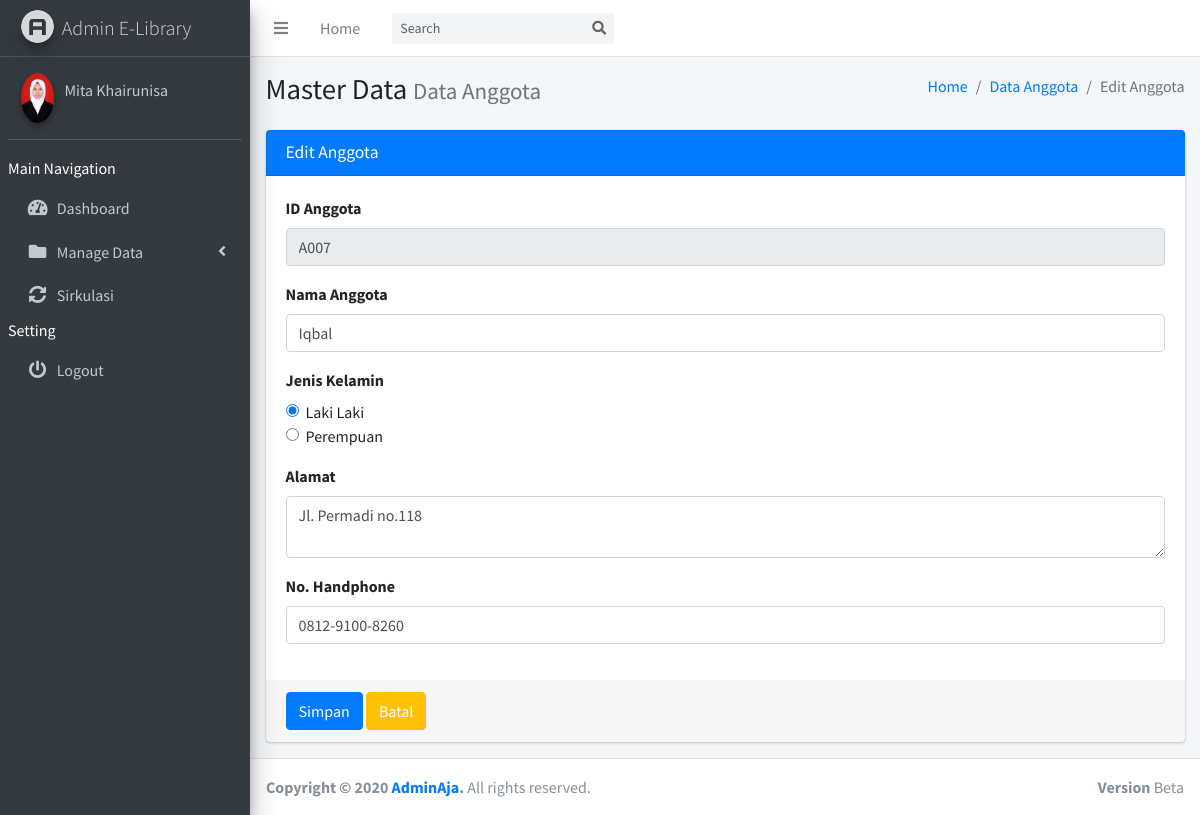
/public/anggota/edit/A007 (signed in), run on the app's committed database.
### tables this page shows
CREATE TABLE `user` (
  `id_user` int(11) NOT NULL,
  `username` varchar(20) NOT NULL,
  `email` varchar(255) NOT NULL,
  `password` varchar(255) NOT NULL,
  `level` enum('superadmin','admin') NOT NULL,
  `foto` varchar(255) DEFAULT 'avatar.png'
);

CREATE TABLE `anggota` (
  `id_anggota` varchar(10) NOT NULL,
  `nama` varchar(20) NOT NULL,
  `jk` enum('LK','PR') NOT NULL,
  `alamat` varchar(50) NOT NULL,
  `no_hp` varchar(15) NOT NULL
);

### app/core/BaseController.php (called while the page is built, shortened)
<?php
class BaseController {
    public function view($view, $data = [])
    {
        require_once "../app/views/layouts/header.php";
        require_once "../app/views/{$view}.php";
        require_once "../app/views/layouts/footer.php";
    }
    public function model($model)
    {
        return new $model;
    }
}

### app/controllers/AnggotaController.php (called while the page is built, shortened)
<?php
class AnggotaController extends BaseController {
    public function edit($id_anggota)
    {
        $data = [
            "page" => "",
            "member" => $this->model("Anggota")->getMemberById($id_anggota),
            "auth_user" => $this->model("AuthUser")->user()
        ];
        $this->view("anggota/edit", $data);
    }
}

### app/core/App.php (called while the page is built, shortened)
<?php
class App {
    protected $method = "index";
    protected $params = [];
    public function __construct()
    {
        $url = $this->parseURL();
        if ( isset($url[0]) ) {
            unset($url[0]);
        }
        $this->controller = new $this->controller;
        if ( isset($url[1]) ) {
            if ( method_exists($this->controller, $url[1]) ) {
                $this->method = $url[1];
            }
            unset($url[1]);
        }
        if ( !empty($url) ) {
            $this->params = array_values($url);
        }
        call_user_func_array([$this->controller, $this->method], $this->params);
    }
    public function parseURL()
    {
        if ( isset($_GET["url"]) ) {
            $url = $_GET["url"];
            $url = rtrim($url, "/");
            $url = filter_var($url, FILTER_SANITIZE_URL);
            $url = explode("/", $url);
            return $url;
        }
    }
}

### app/init.php (called while the page is built, shortened)
<?php
require_once "../app/core/App.php";
require_once "../app/core/BaseController.php";
require_once "../app/core/Database.php";
$app = new App();

### public/index.php (called while the page is built)
<?php session_start();
require_once "../app/init.php";

### app/core/Database.php (called while the page is built, shortened)
<?php
class Database {
    protected $db_host = DB_HOST;
    protected $db_user = DB_USER;
    protected $db_pass = DB_PASS;
    protected $db_name = DB_NAME;
    protected $dbh;
    protected $stmt;
    public function __construct()
    {
        $dsn = "mysql:host={$this->db_host};dbname={$this->db_name}";
        $options = [
            PDO::ATTR_PERSISTENT => true,
            PDO::ATTR_ERRMODE => PDO::ERRMODE_EXCEPTION,
        ];
        try {
            $this->dbh = new PDO($dsn, $this->db_user, $this->db_pass, $options);
        } catch (PDOException $e) {
            die($e->getMessage());
        }
    }
    public function query($query)
    {
        $this->stmt = $this->dbh->prepare($query);
    }
    public function bind($param, $value, $type = null)
    {
        if ( is_null($type) ) {
            switch (true) {
                default:
                    $type = PDO::PARAM_STR;
            }
        }
        $this->stmt->bindValue($param, $value, $type);
    }
    public function execute()
    {
        $this->stmt->execute();
    }
    public function fetch()
    {
        $this->execute();
        return $this->stmt->fetch(PDO::FETCH_ASSOC);
    }
}

### app/models/AuthUser.php (called while the page is built, shortened)
<?php
class AuthUser {
    private $table = "user";
    private $db;
    public function __construct()
    {
        $this->db = new Database();
    }
    public function user()
    {
        $id_user = $_SESSION["idu"];
        $query = "SELECT username, foto FROM {$this->table} WHERE id_user=:id_user";
        $this->db->query($query);
        $this->db->bind("id_user", $id_user);
        return $this->db->fetch();
    }
}

### app/models/Anggota.php (called while the page is built, shortened)
<?php
class Anggota {
    protected $table = "anggota";
    protected $db;
    public function __construct()
    {
        $this->db = new Database();
    }
    public function getMemberById($id_anggota)
    {
        $query = "SELECT * FROM {$this->table} WHERE id_anggota=:id_anggota";
        $this->db->query($query);
        $this->db->bind("id_anggota", $id_anggota);
        return $this->db->fetch();
    }
}

### app/views/anggota/edit.php (the view)
<div class="content-wrapper">
    <section class="content-header">
        <div class="container-fluid">
            <div class="row mb-2">
                <div class="col-sm-6">
                    <h1>Master Data <small class="text-muted">Data Anggota</small></h1>
                </div>
                <div class="col-sm-6">
                    <ol class="breadcrumb float-sm-right">
                        <li class="breadcrumb-item"><a href="<?= BASEURL ?>/">Home</a></li>
                        <li class="breadcrumb-item"><a href="<?= BASEURL ?>/anggota">Data Anggota</a></li>
                        <li class="breadcrumb-item active">Edit Anggota</li>
                    </ol>
                </div>
            </div>
        </div>
    </section>
    <section class="content">
        <div class="container-fluid">
            <div class="row">
                <div class="col-md-12">
                    <div class="card card-primary">
                        <div class="card-header">
                            <h3 class="card-title">Edit Anggota</h3>
                        </div>
                        <form role="form" action="<?= BASEURL ?>/anggota/update/<?= $data["member"]["id_anggota"] ?>" method="POST">
                            <div class="card-body">
                            <div class="form-group">
                                    <label for="id_anggota">ID Anggota</label>
                                    <input type="text" name="id_anggota" id="id_anggota" class="form-control" value="<?= $data["member"]["id_anggota"] ?>" placeholder="A003" disabled>
                                </div>
                                <div class="form-group">
                                    <label for="nama">Nama Anggota</label>
                                    <input type="text" name="nama" class="form-control" id="nama" value="<?= $data["member"]["nama"] ?>" placeholder="Nama Anggota">
                                </div>
                                <div class="form-group">
                                    <label for="">Jenis Kelamin</label>
                                    <div class="form-check">
                                        <input class="form-check-input" type="radio" name="jk" value="lk" id="lk"
                                        <?= $data["member"]["jk"] == "LK" ? "checked" : "" ?>>
                                        <label class="form-check-label" for="lk">Laki Laki</label>
                                    </div>
                                    <div class="form-check">
                                        <input class="form-check-input" type="radio" name="jk" value="pr" id="pr"
                                        <?= $data["member"]["jk"] == "PR" ? "checked" : "" ?>>
                                        <label class="form-check-label" for="pr">Perempuan</label>
                                    </div>
                                </div>
                                <div class="form-group">
                                    <label for="alamat">Alamat</label>
                                    <textarea name="alamat" id="alamat" class="form-control" placeholder="Alamat (Opsional)" maxlength="50"><?= $data["member"]["alamat"] ?></textarea>
                                </div>
                                <div class="form-group">
                                    <label for="no_hp">No. Handphone</label>
                                    <input type="tel" name="no_hp" class="form-control" id="no_hp" value="<?= $data["member"]["no_hp"] ?>" placeholder="0812-9000-9000" pattern="[0-9]{4}-[0-9]{4}-[0-9]{4}">
                                </div>
                            </div>
                            <div class="card-footer">
                                <button type="submit" class="btn btn-primary">Simpan</button>
                                <a href="<?= BASEURL ?>/anggota" class="btn btn-warning text-white">Batal</a>
                            </div>
                        </form>
                    </div>
                </div>
            </div>
        </div>
    </section>
</div>

### app/views/layouts/header.php (shortened to what this page needs)
<!DOCTYPE html>
<html>
<head>
  <link rel="stylesheet" href="<?= BASEURL ?>/AdminLTE-3.0.5/plugins/fontawesome-free/css/all.min.css">
  <link rel="stylesheet" href="https://code.ionicframework.com/ionicons/2.0.1/css/ionicons.min.css">
  <link rel="stylesheet" href="<?= BASEURL ?>/AdminLTE-3.0.5/dist/css/adminlte.min.css">
</head>
<body class="hold-transition sidebar-mini">
<div class="wrapper">
  <nav class="main-header navbar navbar-expand navbar-white navbar-light">
    <ul class="navbar-nav">
      <li class="nav-item">
        <a class="nav-link" data-widget="pushmenu" href="#" role="button"><i class="fas fa-bars"></i></a>
      </li>
      <li class="nav-item d-none d-sm-inline-block">
        <a href="<?= BASEURL ?>/" class="nav-link">Home</a>
      </li>
    </ul>
    <form class="form-inline ml-3">
      <div class="input-group input-group-sm">
        <input class="form-control form-control-navbar" type="search" placeholder="Search" aria-label="Search">
        <div class="input-group-append">
          <button class="btn btn-navbar" type="submit">
            <i class="fas fa-search"></i>
          </button>
        </div>
      </div>
    </form>
  </nav>
  <aside class="main-sidebar sidebar-dark-primary elevation-4">
    <a href="<?= BASEURL ?>/" class="brand-link">
      <img src="<?= BASEURL ?>/AdminLTE-3.0.5/dist/img/AdminLTELogo.png"
           alt="AdminLTE Logo"
           class="brand-image img-circle elevation-3"
           style="opacity: .8">
      <span class="brand-text font-weight-light">Admin E-Library</span>
    </a>
    <div class="sidebar">
      <div class="user-panel mt-3 pb-3 mb-3 d-flex">
        <div class="image">
          <img style="object-fit: cover;" class="img-circle elevation-2"
            src="<?= BASEURL ?>/img/<?= $data["auth_user"]["foto"] == "avatar.png" ? "{$data["auth_user"]['foto']}" : "uploaded/{$data["auth_user"]['foto']}" ?>"
            width="50" height="50">
        </div>
        <div class="info">
          <a href="#" class="d-block"><?= $data["auth_user"]["username"] ?></a>
        </div>
      </div>
      <nav class="mt-2">
        <ul class="nav nav-pills nav-sidebar flex-column" data-widget="treeview" role="menu" data-accordion="false">
          <label for="" class="font-weight-normal bg-dark">Main Navigation</label>
          <li class="nav-item" id="dashboardLink">
            <a href="<?= BASEURL ?>/" class="nav-link">
              <i class="nav-icon fas fa-tachometer-alt"></i>
              <p>
                Dashboard
              </p>
            </a>
          </li>
          <li class="nav-item has-treeview" id="manageDataLink">
            <a href="#" class="nav-link">
              <i class="nav-icon fas fa-folder"></i>
              <p>
                Manage Data
                <i class="right fas fa-angle-left"></i>
              </p>
            </a>
          </li>
          <li class="nav-item" id="sirkulasiLink">
            <a href="<?= BASEURL ?>/sirkulasi" class="nav-link">
              <i class="nav-icon fas fa-sync-alt"></i>
              <p>
                Sirkulasi
              </p>
            </a>
          </li>
          <label for="" class="font-weight-normal bg-dark">Setting</label>
          <li class="nav-item">
            <a href="<?= BASEURL ?>/logout" class="nav-link">
              <i class="nav-icon fas fa-power-off"></i>
              <p>
                Logout
              </p>
            </a>
          </li>
        </ul>
      </nav>
    </div>
  </aside>

### data on the page
user: foto (picture), username "Mita Khairunisa"
anggota: id_anggota "A007", nama "Iqbal", jk "☑ Laki Laki", jk "☐ Perempuan", alamat "Jl. Permadi no.118", no_hp "0812-9100-8260"
